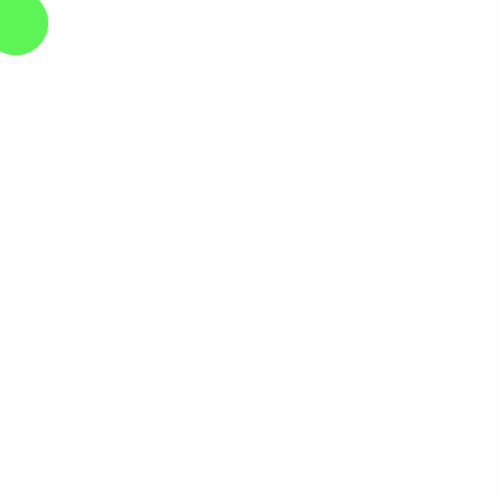
Frame 1 (no input)
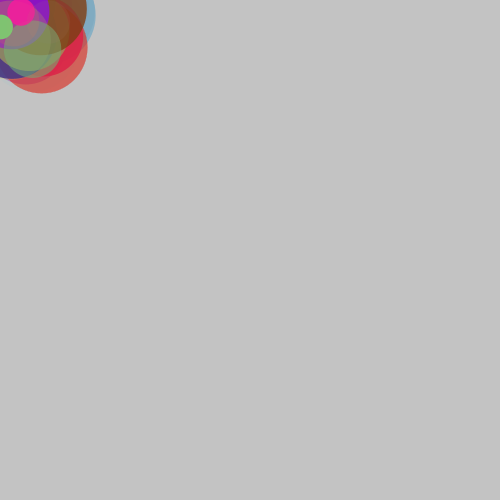
Frame 60 (the mouse pressed at the canvas centre just before this capture)
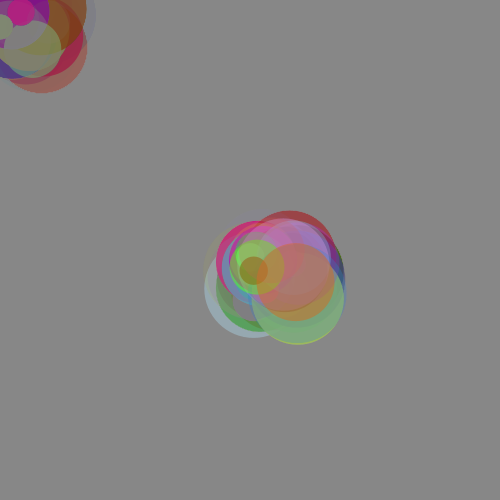
Frame 120 (the mouse held since frame 60 and released just before this capture)

The Processing sketch that drew these frames (run headless with seeded random() and noise(); from frame 60 on, the mouse is pressed at the canvas centre):

// Processing sketch: processing_170454
// ── processing_170454.pde

float circulox;
int circuloy;
int dim;
float velocidad = 0.05;
int r = 100;
int g = 50;
int b = 200;

void setup (){
size (500,500);
background(255);
circulox = 150;
circuloy = 150;
dim = 100;
} //fin setup

void draw (){
noStroke();
fill(0,1);
rect(0,0, width, height);
//background (255);
//fill(circulox);

//ellipse(circulox, circuloy, dim, dim);
//ellipse(circulox, circuloy, dim, dim);

float dim2 = random (100);

fill (random(0,255), random(0,255), random(0,255), random(0,255));
//ellipse(random(500),random(500), dim2, dim2);
ellipse(mouseX + random (50), mouseY + random (50), dim2, dim2);

circulox = circulox + velocidad;
println(circulox);

} // fin draw

void mousePressed(){
background (255);
}
